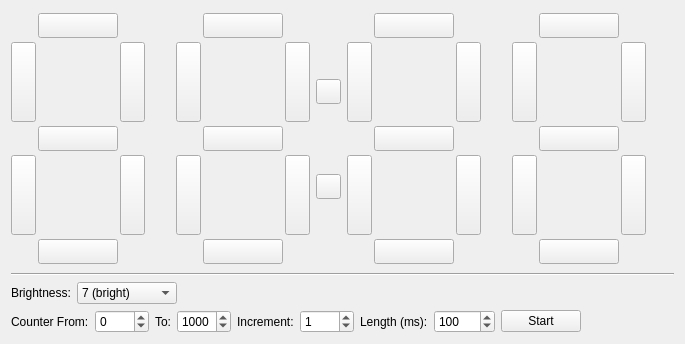
<?xml version="1.0" encoding="UTF-8"?>
<ui version="4.0">
 <class>SegmentDisplay4x7</class>
 <widget class="QWidget" name="SegmentDisplay4x7">
  <property name="geometry">
   <rect>
    <x>0</x>
    <y>0</y>
    <width>685</width>
    <height>344</height>
   </rect>
  </property>
  <property name="windowTitle">
   <string>Form</string>
  </property>
  <layout class="QVBoxLayout" name="verticalLayout">
   <item>
    <layout class="QHBoxLayout" name="horizontalLayout">
     <item>
      <layout class="QGridLayout" name="gridLayout">
       <property name="spacing">
        <number>2</number>
       </property>
       <item row="3" column="0">
        <widget class="QPushButton" name="digit0_segment4">
         <property name="sizePolicy">
          <sizepolicy hsizetype="Fixed" vsizetype="Fixed">
           <horstretch>0</horstretch>
           <verstretch>0</verstretch>
          </sizepolicy>
         </property>
         <property name="minimumSize">
          <size>
           <width>25</width>
           <height>80</height>
          </size>
         </property>
         <property name="maximumSize">
          <size>
           <width>25</width>
           <height>80</height>
          </size>
         </property>
         <property name="text">
          <string/>
         </property>
        </widget>
       </item>
       <item row="1" column="0">
        <widget class="QPushButton" name="digit0_segment5">
         <property name="sizePolicy">
          <sizepolicy hsizetype="Fixed" vsizetype="Fixed">
           <horstretch>0</horstretch>
           <verstretch>0</verstretch>
          </sizepolicy>
         </property>
         <property name="minimumSize">
          <size>
           <width>25</width>
           <height>80</height>
          </size>
         </property>
         <property name="maximumSize">
          <size>
           <width>25</width>
           <height>80</height>
          </size>
         </property>
         <property name="text">
          <string/>
         </property>
        </widget>
       </item>
       <item row="2" column="1">
        <widget class="QPushButton" name="digit0_segment6">
         <property name="sizePolicy">
          <sizepolicy hsizetype="Fixed" vsizetype="Fixed">
           <horstretch>0</horstretch>
           <verstretch>0</verstretch>
          </sizepolicy>
         </property>
         <property name="minimumSize">
          <size>
           <width>80</width>
           <height>25</height>
          </size>
         </property>
         <property name="maximumSize">
          <size>
           <width>80</width>
           <height>25</height>
          </size>
         </property>
         <property name="text">
          <string/>
         </property>
        </widget>
       </item>
       <item row="0" column="1">
        <widget class="QPushButton" name="digit0_segment0">
         <property name="sizePolicy">
          <sizepolicy hsizetype="Fixed" vsizetype="Fixed">
           <horstretch>0</horstretch>
           <verstretch>0</verstretch>
          </sizepolicy>
         </property>
         <property name="minimumSize">
          <size>
           <width>80</width>
           <height>25</height>
          </size>
         </property>
         <property name="maximumSize">
          <size>
           <width>80</width>
           <height>25</height>
          </size>
         </property>
         <property name="text">
          <string/>
         </property>
        </widget>
       </item>
       <item row="4" column="1">
        <widget class="QPushButton" name="digit0_segment3">
         <property name="sizePolicy">
          <sizepolicy hsizetype="Fixed" vsizetype="Fixed">
           <horstretch>0</horstretch>
           <verstretch>0</verstretch>
          </sizepolicy>
         </property>
         <property name="minimumSize">
          <size>
           <width>80</width>
           <height>25</height>
          </size>
         </property>
         <property name="maximumSize">
          <size>
           <width>80</width>
           <height>25</height>
          </size>
         </property>
         <property name="text">
          <string/>
         </property>
        </widget>
       </item>
       <item row="1" column="2">
        <widget class="QPushButton" name="digit0_segment1">
         <property name="sizePolicy">
          <sizepolicy hsizetype="Fixed" vsizetype="Fixed">
           <horstretch>0</horstretch>
           <verstretch>0</verstretch>
          </sizepolicy>
         </property>
         <property name="minimumSize">
          <size>
           <width>25</width>
           <height>80</height>
          </size>
         </property>
         <property name="maximumSize">
          <size>
           <width>25</width>
           <height>80</height>
          </size>
         </property>
         <property name="text">
          <string/>
         </property>
        </widget>
       </item>
       <item row="3" column="2">
        <widget class="QPushButton" name="digit0_segment2">
         <property name="sizePolicy">
          <sizepolicy hsizetype="Fixed" vsizetype="Fixed">
           <horstretch>0</horstretch>
           <verstretch>0</verstretch>
          </sizepolicy>
         </property>
         <property name="minimumSize">
          <size>
           <width>25</width>
           <height>80</height>
          </size>
         </property>
         <property name="maximumSize">
          <size>
           <width>25</width>
           <height>80</height>
          </size>
         </property>
         <property name="text">
          <string/>
         </property>
         <property name="checkable">
          <bool>false</bool>
         </property>
        </widget>
       </item>
      </layout>
     </item>
     <item>
      <layout class="QVBoxLayout" name="verticalLayout_3">
       <property name="spacing">
        <number>6</number>
       </property>
       <property name="leftMargin">
        <number>25</number>
       </property>
      </layout>
     </item>
     <item>
      <layout class="QGridLayout" name="gridLayout_2">
       <property name="spacing">
        <number>2</number>
       </property>
       <item row="3" column="0">
        <widget class="QPushButton" name="digit1_segment4">
         <property name="sizePolicy">
          <sizepolicy hsizetype="Fixed" vsizetype="Fixed">
           <horstretch>0</horstretch>
           <verstretch>0</verstretch>
          </sizepolicy>
         </property>
         <property name="minimumSize">
          <size>
           <width>25</width>
           <height>80</height>
          </size>
         </property>
         <property name="maximumSize">
          <size>
           <width>25</width>
           <height>80</height>
          </size>
         </property>
         <property name="text">
          <string/>
         </property>
        </widget>
       </item>
       <item row="1" column="0">
        <widget class="QPushButton" name="digit1_segment5">
         <property name="sizePolicy">
          <sizepolicy hsizetype="Fixed" vsizetype="Fixed">
           <horstretch>0</horstretch>
           <verstretch>0</verstretch>
          </sizepolicy>
         </property>
         <property name="minimumSize">
          <size>
           <width>25</width>
           <height>80</height>
          </size>
         </property>
         <property name="maximumSize">
          <size>
           <width>25</width>
           <height>80</height>
          </size>
         </property>
         <property name="text">
          <string/>
         </property>
        </widget>
       </item>
       <item row="2" column="1">
        <widget class="QPushButton" name="digit1_segment6">
         <property name="sizePolicy">
          <sizepolicy hsizetype="Fixed" vsizetype="Fixed">
           <horstretch>0</horstretch>
           <verstretch>0</verstretch>
          </sizepolicy>
         </property>
         <property name="minimumSize">
          <size>
           <width>80</width>
           <height>25</height>
          </size>
         </property>
         <property name="maximumSize">
          <size>
           <width>80</width>
           <height>25</height>
          </size>
         </property>
         <property name="text">
          <string/>
         </property>
        </widget>
       </item>
       <item row="0" column="1">
        <widget class="QPushButton" name="digit1_segment0">
         <property name="sizePolicy">
          <sizepolicy hsizetype="Fixed" vsizetype="Fixed">
           <horstretch>0</horstretch>
           <verstretch>0</verstretch>
          </sizepolicy>
         </property>
         <property name="minimumSize">
          <size>
           <width>80</width>
           <height>25</height>
          </size>
         </property>
         <property name="maximumSize">
          <size>
           <width>80</width>
           <height>25</height>
          </size>
         </property>
         <property name="text">
          <string/>
         </property>
        </widget>
       </item>
       <item row="4" column="1">
        <widget class="QPushButton" name="digit1_segment3">
         <property name="sizePolicy">
          <sizepolicy hsizetype="Fixed" vsizetype="Fixed">
           <horstretch>0</horstretch>
           <verstretch>0</verstretch>
          </sizepolicy>
         </property>
         <property name="minimumSize">
          <size>
           <width>80</width>
           <height>25</height>
          </size>
         </property>
         <property name="maximumSize">
          <size>
           <width>80</width>
           <height>25</height>
          </size>
         </property>
         <property name="text">
          <string/>
         </property>
        </widget>
       </item>
       <item row="1" column="2">
        <widget class="QPushButton" name="digit1_segment1">
         <property name="sizePolicy">
          <sizepolicy hsizetype="Fixed" vsizetype="Fixed">
           <horstretch>0</horstretch>
           <verstretch>0</verstretch>
          </sizepolicy>
         </property>
         <property name="minimumSize">
          <size>
           <width>25</width>
           <height>80</height>
          </size>
         </property>
         <property name="maximumSize">
          <size>
           <width>25</width>
           <height>80</height>
          </size>
         </property>
         <property name="text">
          <string/>
         </property>
        </widget>
       </item>
       <item row="3" column="2">
        <widget class="QPushButton" name="digit1_segment2">
         <property name="sizePolicy">
          <sizepolicy hsizetype="Fixed" vsizetype="Fixed">
           <horstretch>0</horstretch>
           <verstretch>0</verstretch>
          </sizepolicy>
         </property>
         <property name="minimumSize">
          <size>
           <width>25</width>
           <height>80</height>
          </size>
         </property>
         <property name="maximumSize">
          <size>
           <width>25</width>
           <height>80</height>
          </size>
         </property>
         <property name="text">
          <string/>
         </property>
         <property name="checkable">
          <bool>false</bool>
         </property>
        </widget>
       </item>
      </layout>
     </item>
     <item>
      <layout class="QVBoxLayout" name="verticalLayout_2">
       <property name="spacing">
        <number>2</number>
       </property>
       <item>
        <spacer name="verticalSpacer_2">
         <property name="orientation">
          <enum>Qt::Vertical</enum>
         </property>
         <property name="sizeHint" stdset="0">
          <size>
           <width>20</width>
           <height>40</height>
          </size>
         </property>
        </spacer>
       </item>
       <item>
        <widget class="QPushButton" name="point0">
         <property name="sizePolicy">
          <sizepolicy hsizetype="Fixed" vsizetype="Fixed">
           <horstretch>0</horstretch>
           <verstretch>0</verstretch>
          </sizepolicy>
         </property>
         <property name="minimumSize">
          <size>
           <width>25</width>
           <height>25</height>
          </size>
         </property>
         <property name="maximumSize">
          <size>
           <width>25</width>
           <height>25</height>
          </size>
         </property>
         <property name="text">
          <string/>
         </property>
        </widget>
       </item>
       <item>
        <spacer name="verticalSpacer_3">
         <property name="orientation">
          <enum>Qt::Vertical</enum>
         </property>
         <property name="sizeHint" stdset="0">
          <size>
           <width>20</width>
           <height>40</height>
          </size>
         </property>
        </spacer>
       </item>
       <item>
        <widget class="QPushButton" name="point1">
         <property name="sizePolicy">
          <sizepolicy hsizetype="Fixed" vsizetype="Fixed">
           <horstretch>0</horstretch>
           <verstretch>0</verstretch>
          </sizepolicy>
         </property>
         <property name="minimumSize">
          <size>
           <width>25</width>
           <height>25</height>
          </size>
         </property>
         <property name="maximumSize">
          <size>
           <width>25</width>
           <height>25</height>
          </size>
         </property>
         <property name="text">
          <string/>
         </property>
        </widget>
       </item>
       <item>
        <spacer name="verticalSpacer_4">
         <property name="orientation">
          <enum>Qt::Vertical</enum>
         </property>
         <property name="sizeHint" stdset="0">
          <size>
           <width>20</width>
           <height>40</height>
          </size>
         </property>
        </spacer>
       </item>
      </layout>
     </item>
     <item>
      <layout class="QGridLayout" name="gridLayout_3">
       <property name="spacing">
        <number>2</number>
       </property>
       <item row="3" column="0">
        <widget class="QPushButton" name="digit2_segment4">
         <property name="sizePolicy">
          <sizepolicy hsizetype="Fixed" vsizetype="Fixed">
           <horstretch>0</horstretch>
           <verstretch>0</verstretch>
          </sizepolicy>
         </property>
         <property name="minimumSize">
          <size>
           <width>25</width>
           <height>80</height>
          </size>
         </property>
         <property name="maximumSize">
          <size>
           <width>25</width>
           <height>80</height>
          </size>
         </property>
         <property name="text">
          <string/>
         </property>
        </widget>
       </item>
       <item row="1" column="0">
        <widget class="QPushButton" name="digit2_segment5">
         <property name="sizePolicy">
          <sizepolicy hsizetype="Fixed" vsizetype="Fixed">
           <horstretch>0</horstretch>
           <verstretch>0</verstretch>
          </sizepolicy>
         </property>
         <property name="minimumSize">
          <size>
           <width>25</width>
           <height>80</height>
          </size>
         </property>
         <property name="maximumSize">
          <size>
           <width>25</width>
           <height>80</height>
          </size>
         </property>
         <property name="text">
          <string/>
         </property>
        </widget>
       </item>
       <item row="2" column="1">
        <widget class="QPushButton" name="digit2_segment6">
         <property name="sizePolicy">
          <sizepolicy hsizetype="Fixed" vsizetype="Fixed">
           <horstretch>0</horstretch>
           <verstretch>0</verstretch>
          </sizepolicy>
         </property>
         <property name="minimumSize">
          <size>
           <width>80</width>
           <height>25</height>
          </size>
         </property>
         <property name="maximumSize">
          <size>
           <width>80</width>
           <height>25</height>
          </size>
         </property>
         <property name="text">
          <string/>
         </property>
        </widget>
       </item>
       <item row="0" column="1">
        <widget class="QPushButton" name="digit2_segment0">
         <property name="sizePolicy">
          <sizepolicy hsizetype="Fixed" vsizetype="Fixed">
           <horstretch>0</horstretch>
           <verstretch>0</verstretch>
          </sizepolicy>
         </property>
         <property name="minimumSize">
          <size>
           <width>80</width>
           <height>25</height>
          </size>
         </property>
         <property name="maximumSize">
          <size>
           <width>80</width>
           <height>25</height>
          </size>
         </property>
         <property name="text">
          <string/>
         </property>
        </widget>
       </item>
       <item row="4" column="1">
        <widget class="QPushButton" name="digit2_segment3">
         <property name="sizePolicy">
          <sizepolicy hsizetype="Fixed" vsizetype="Fixed">
           <horstretch>0</horstretch>
           <verstretch>0</verstretch>
          </sizepolicy>
         </property>
         <property name="minimumSize">
          <size>
           <width>80</width>
           <height>25</height>
          </size>
         </property>
         <property name="maximumSize">
          <size>
           <width>80</width>
           <height>25</height>
          </size>
         </property>
         <property name="text">
          <string/>
         </property>
        </widget>
       </item>
       <item row="1" column="2">
        <widget class="QPushButton" name="digit2_segment1">
         <property name="sizePolicy">
          <sizepolicy hsizetype="Fixed" vsizetype="Fixed">
           <horstretch>0</horstretch>
           <verstretch>0</verstretch>
          </sizepolicy>
         </property>
         <property name="minimumSize">
          <size>
           <width>25</width>
           <height>80</height>
          </size>
         </property>
         <property name="maximumSize">
          <size>
           <width>25</width>
           <height>80</height>
          </size>
         </property>
         <property name="text">
          <string/>
         </property>
        </widget>
       </item>
       <item row="3" column="2">
        <widget class="QPushButton" name="digit2_segment2">
         <property name="sizePolicy">
          <sizepolicy hsizetype="Fixed" vsizetype="Fixed">
           <horstretch>0</horstretch>
           <verstretch>0</verstretch>
          </sizepolicy>
         </property>
         <property name="minimumSize">
          <size>
           <width>25</width>
           <height>80</height>
          </size>
         </property>
         <property name="maximumSize">
          <size>
           <width>25</width>
           <height>80</height>
          </size>
         </property>
         <property name="text">
          <string/>
         </property>
         <property name="checkable">
          <bool>false</bool>
         </property>
        </widget>
       </item>
      </layout>
     </item>
     <item>
      <layout class="QVBoxLayout" name="verticalLayout_4">
       <property name="spacing">
        <number>6</number>
       </property>
       <property name="leftMargin">
        <number>25</number>
       </property>
      </layout>
     </item>
     <item>
      <layout class="QGridLayout" name="gridLayout_4">
       <property name="spacing">
        <number>2</number>
       </property>
       <item row="3" column="0">
        <widget class="QPushButton" name="digit3_segment4">
         <property name="sizePolicy">
          <sizepolicy hsizetype="Fixed" vsizetype="Fixed">
           <horstretch>0</horstretch>
           <verstretch>0</verstretch>
          </sizepolicy>
         </property>
         <property name="minimumSize">
          <size>
           <width>25</width>
           <height>80</height>
          </size>
         </property>
         <property name="maximumSize">
          <size>
           <width>25</width>
           <height>80</height>
          </size>
         </property>
         <property name="text">
          <string/>
         </property>
        </widget>
       </item>
       <item row="1" column="0">
        <widget class="QPushButton" name="digit3_segment5">
         <property name="sizePolicy">
          <sizepolicy hsizetype="Fixed" vsizetype="Fixed">
           <horstretch>0</horstretch>
           <verstretch>0</verstretch>
          </sizepolicy>
         </property>
         <property name="minimumSize">
          <size>
           <width>25</width>
           <height>80</height>
          </size>
         </property>
         <property name="maximumSize">
          <size>
           <width>25</width>
           <height>80</height>
          </size>
         </property>
         <property name="text">
          <string/>
         </property>
        </widget>
       </item>
       <item row="2" column="1">
        <widget class="QPushButton" name="digit3_segment6">
         <property name="sizePolicy">
          <sizepolicy hsizetype="Fixed" vsizetype="Fixed">
           <horstretch>0</horstretch>
           <verstretch>0</verstretch>
          </sizepolicy>
         </property>
         <property name="minimumSize">
          <size>
           <width>80</width>
           <height>25</height>
          </size>
         </property>
         <property name="maximumSize">
          <size>
           <width>80</width>
           <height>25</height>
          </size>
         </property>
         <property name="text">
          <string/>
         </property>
        </widget>
       </item>
       <item row="0" column="1">
        <widget class="QPushButton" name="digit3_segment0">
         <property name="sizePolicy">
          <sizepolicy hsizetype="Fixed" vsizetype="Fixed">
           <horstretch>0</horstretch>
           <verstretch>0</verstretch>
          </sizepolicy>
         </property>
         <property name="minimumSize">
          <size>
           <width>80</width>
           <height>25</height>
          </size>
         </property>
         <property name="maximumSize">
          <size>
           <width>80</width>
           <height>25</height>
          </size>
         </property>
         <property name="text">
          <string/>
         </property>
        </widget>
       </item>
       <item row="4" column="1">
        <widget class="QPushButton" name="digit3_segment3">
         <property name="sizePolicy">
          <sizepolicy hsizetype="Fixed" vsizetype="Fixed">
           <horstretch>0</horstretch>
           <verstretch>0</verstretch>
          </sizepolicy>
         </property>
         <property name="minimumSize">
          <size>
           <width>80</width>
           <height>25</height>
          </size>
         </property>
         <property name="maximumSize">
          <size>
           <width>80</width>
           <height>25</height>
          </size>
         </property>
         <property name="text">
          <string/>
         </property>
        </widget>
       </item>
       <item row="1" column="2">
        <widget class="QPushButton" name="digit3_segment1">
         <property name="sizePolicy">
          <sizepolicy hsizetype="Fixed" vsizetype="Fixed">
           <horstretch>0</horstretch>
           <verstretch>0</verstretch>
          </sizepolicy>
         </property>
         <property name="minimumSize">
          <size>
           <width>25</width>
           <height>80</height>
          </size>
         </property>
         <property name="maximumSize">
          <size>
           <width>25</width>
           <height>80</height>
          </size>
         </property>
         <property name="text">
          <string/>
         </property>
        </widget>
       </item>
       <item row="3" column="2">
        <widget class="QPushButton" name="digit3_segment2">
         <property name="sizePolicy">
          <sizepolicy hsizetype="Fixed" vsizetype="Fixed">
           <horstretch>0</horstretch>
           <verstretch>0</verstretch>
          </sizepolicy>
         </property>
         <property name="minimumSize">
          <size>
           <width>25</width>
           <height>80</height>
          </size>
         </property>
         <property name="maximumSize">
          <size>
           <width>25</width>
           <height>80</height>
          </size>
         </property>
         <property name="text">
          <string/>
         </property>
         <property name="checkable">
          <bool>false</bool>
         </property>
        </widget>
       </item>
      </layout>
     </item>
     <item>
      <spacer name="horizontalSpacer">
       <property name="orientation">
        <enum>Qt::Horizontal</enum>
       </property>
       <property name="sizeHint" stdset="0">
        <size>
         <width>40</width>
         <height>20</height>
        </size>
       </property>
      </spacer>
     </item>
    </layout>
   </item>
   <item>
    <widget class="Line" name="line">
     <property name="orientation">
      <enum>Qt::Horizontal</enum>
     </property>
    </widget>
   </item>
   <item>
    <layout class="QHBoxLayout" name="horizontalLayout_2">
     <item>
      <widget class="QLabel" name="label">
       <property name="text">
        <string>Brightness:</string>
       </property>
      </widget>
     </item>
     <item>
      <widget class="QComboBox" name="box_brightness">
       <property name="minimumSize">
        <size>
         <width>100</width>
         <height>0</height>
        </size>
       </property>
       <property name="currentIndex">
        <number>7</number>
       </property>
       <item>
        <property name="text">
         <string>0 (dark)</string>
        </property>
       </item>
       <item>
        <property name="text">
         <string>1</string>
        </property>
       </item>
       <item>
        <property name="text">
         <string>2</string>
        </property>
       </item>
       <item>
        <property name="text">
         <string>3</string>
        </property>
       </item>
       <item>
        <property name="text">
         <string>4</string>
        </property>
       </item>
       <item>
        <property name="text">
         <string>5</string>
        </property>
       </item>
       <item>
        <property name="text">
         <string>6</string>
        </property>
       </item>
       <item>
        <property name="text">
         <string>7 (bright)</string>
        </property>
       </item>
      </widget>
     </item>
     <item>
      <spacer name="horizontalSpacer_2">
       <property name="orientation">
        <enum>Qt::Horizontal</enum>
       </property>
       <property name="sizeHint" stdset="0">
        <size>
         <width>40</width>
         <height>20</height>
        </size>
       </property>
      </spacer>
     </item>
    </layout>
   </item>
   <item>
    <layout class="QHBoxLayout" name="horizontalLayout_3">
     <item>
      <widget class="QLabel" name="label_2">
       <property name="text">
        <string>Counter From:</string>
       </property>
      </widget>
     </item>
     <item>
      <widget class="QSpinBox" name="box_from">
       <property name="minimum">
        <number>-999</number>
       </property>
       <property name="maximum">
        <number>9999</number>
       </property>
      </widget>
     </item>
     <item>
      <widget class="QLabel" name="label_3">
       <property name="text">
        <string>To:</string>
       </property>
      </widget>
     </item>
     <item>
      <widget class="QSpinBox" name="box_to">
       <property name="minimum">
        <number>-999</number>
       </property>
       <property name="maximum">
        <number>9999</number>
       </property>
       <property name="value">
        <number>1000</number>
       </property>
      </widget>
     </item>
     <item>
      <widget class="QLabel" name="label_4">
       <property name="text">
        <string>Increment:</string>
       </property>
      </widget>
     </item>
     <item>
      <widget class="QSpinBox" name="box_increment">
       <property name="minimum">
        <number>-999</number>
       </property>
       <property name="maximum">
        <number>9999</number>
       </property>
       <property name="singleStep">
        <number>1</number>
       </property>
       <property name="value">
        <number>1</number>
       </property>
      </widget>
     </item>
     <item>
      <widget class="QLabel" name="label_5">
       <property name="text">
        <string>Length (ms):</string>
       </property>
      </widget>
     </item>
     <item>
      <widget class="QSpinBox" name="box_length">
       <property name="maximum">
        <number>65535</number>
       </property>
       <property name="value">
        <number>100</number>
       </property>
      </widget>
     </item>
     <item>
      <widget class="QPushButton" name="button_start">
       <property name="text">
        <string>Start</string>
       </property>
      </widget>
     </item>
     <item>
      <spacer name="horizontalSpacer_3">
       <property name="orientation">
        <enum>Qt::Horizontal</enum>
       </property>
       <property name="sizeHint" stdset="0">
        <size>
         <width>40</width>
         <height>20</height>
        </size>
       </property>
      </spacer>
     </item>
    </layout>
   </item>
  </layout>
 </widget>
 <resources/>
 <connections/>
</ui>
